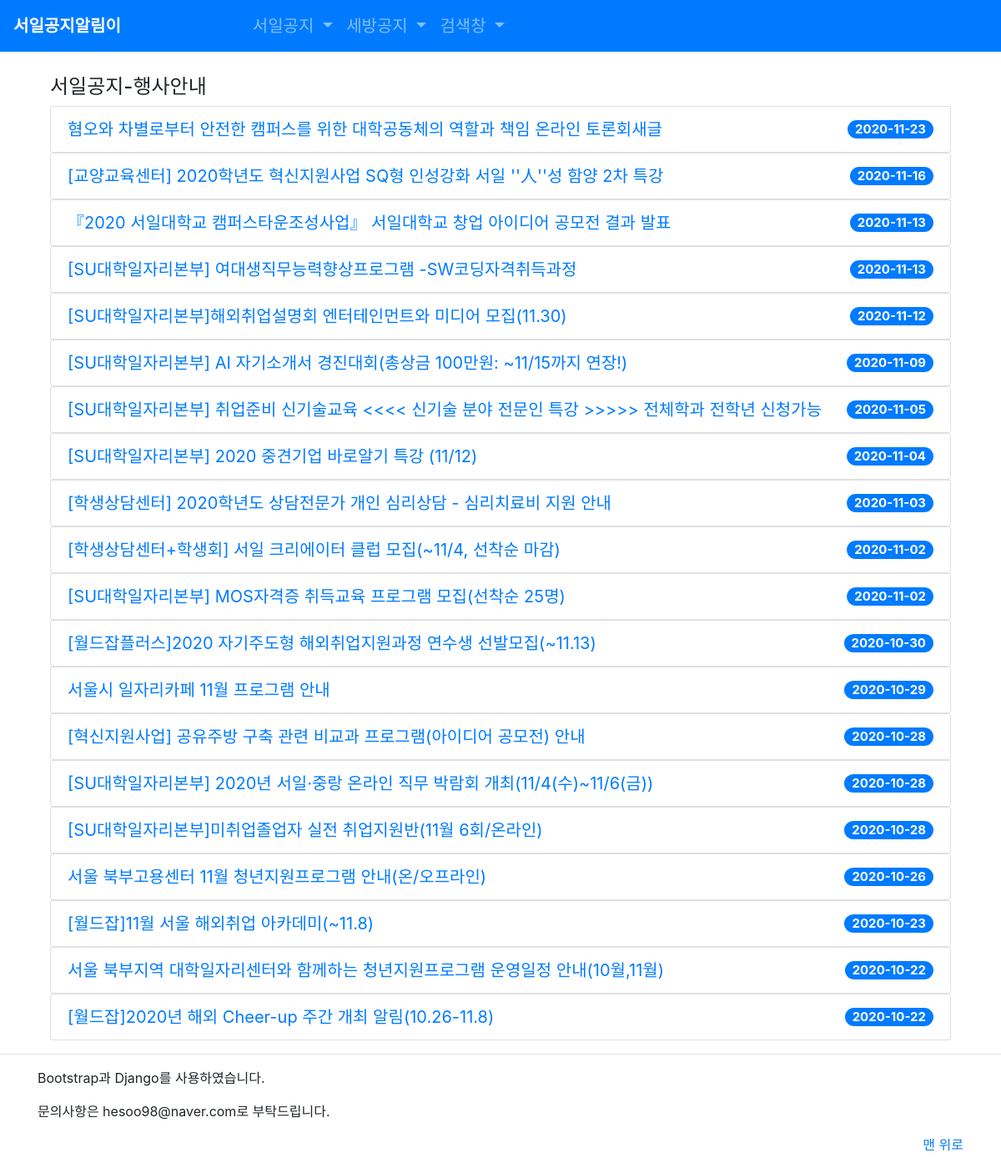
The app's page /seoilNotice/event with its own data.
### seoilNotice/models.py (models this page shows, shortened)
class EventInfo(models.Model):
    title = models.CharField(max_length=200)
    date = models.CharField(max_length=20)
    url = models.URLField()

### seoilNotice/views.py (the view)
# urls.py: path('event', EventInfoListView.as_view(), name='event'),
class EventInfoListView(ListView):
    model = EventInfo
    context_object_name = 'events'

### seoilNotice/templates/seoilNotice/eventinfo_list.html (shortened to what this page needs)
{% extends 'base.html' %}
{% load static %}
{% block content %}
<div class="container">
  <h4>서일공지-행사안내</h4>
  {% for notice in events %}
    <div>
      <ul class="list-group">
        <li class="list-group-item d-flex justify-content-between align-items-center">
          <a href='{{ notice.url }}' target="_blank">{{ notice.title }}</a>
          <span class="badge badge-primary badge-pill">{{ notice.date }}</span>
        </li>
      </ul>
    </div>
    {% endfor %}
</div>
{% endblock content%}

### seoilNotice/templates/seoilNotice/eventinfo_list.html (style rules this page uses)
ul { list-style:none; padding-left:0px; }
li { font-size:20px; }

### records on screen
EventInfo: title "혐오와 차별로부터 안전한 캠퍼스를 위한 대학공동체의 역할과 책임 온라인 토론회새글", date "2020-11-23"
EventInfo: title "[교양교육센터] 2020학년도 혁신지원사업 SQ형 인성강화 서일 ''人''성 함양 2차 특강", date "2020-11-16"
EventInfo: title "『2020 서일대학교 캠퍼스타운조성사업』 서일대학교 창업 아이디어 공모전 결과 발표", date "2020-11-13"
EventInfo: title "[SU대학일자리본부] 여대생직무능력향상프로그램 -SW코딩자격취득과정", date "2020-11-13"
EventInfo: title "[SU대학일자리본부]해외취업설명회 엔터테인먼트와 미디어 모집(11.30)", date "2020-11-12"
EventInfo: title "[SU대학일자리본부] AI 자기소개서 경진대회(총상금 100만원: ~11/15까지 연장!)", date "2020-11-09"
EventInfo: title "[SU대학일자리본부] 취업준비 신기술교육 <<<< 신기술 분야 전문인 특강 >>>>> 전체학과 전학년 신청가능", date "2020-11-05"
EventInfo: title "[SU대학일자리본부] 2020 중견기업 바로알기 특강 (11/12)", date "2020-11-04"
EventInfo: title "[학생상담센터] 2020학년도 상담전문가 개인 심리상담 - 심리치료비 지원 안내", date "2020-11-03"
EventInfo: title "[학생상담센터+학생회] 서일 크리에이터 클럽 모집(~11/4, 선착순 마감)", date "2020-11-02"
EventInfo: title "[SU대학일자리본부] MOS자격증 취득교육 프로그램 모집(선착순 25명)", date "2020-11-02"
EventInfo: title "[월드잡플러스]2020 자기주도형 해외취업지원과정 연수생 선발모집(~11.13)", date "2020-10-30"
EventInfo: title "서울시 일자리카페 11월 프로그램 안내", date "2020-10-29"
EventInfo: title "[혁신지원사업] 공유주방 구축 관련 비교과 프로그램(아이디어 공모전) 안내", date "2020-10-28"
EventInfo: title "[SU대학일자리본부] 2020년 서일·중랑 온라인 직무 박람회 개최(11/4(수)~11/6(금))", date "2020-10-28"
EventInfo: title "[SU대학일자리본부]미취업졸업자 실전 취업지원반(11월 6회/온라인)", date "2020-10-28"
EventInfo: title "서울 북부고용센터 11월 청년지원프로그램 안내(온/오프라인)", date "2020-10-26"
EventInfo: title "[월드잡]11월 서울 해외취업 아카데미(~11.8)", date "2020-10-23"
EventInfo: title "서울 북부지역 대학일자리센터와 함께하는 청년지원프로그램 운영일정 안내(10월,11월)", date "2020-10-22"
EventInfo: title "[월드잡]2020년 해외 Cheer-up 주간 개최 알림(10.26-11.8)", date "2020-10-22"
